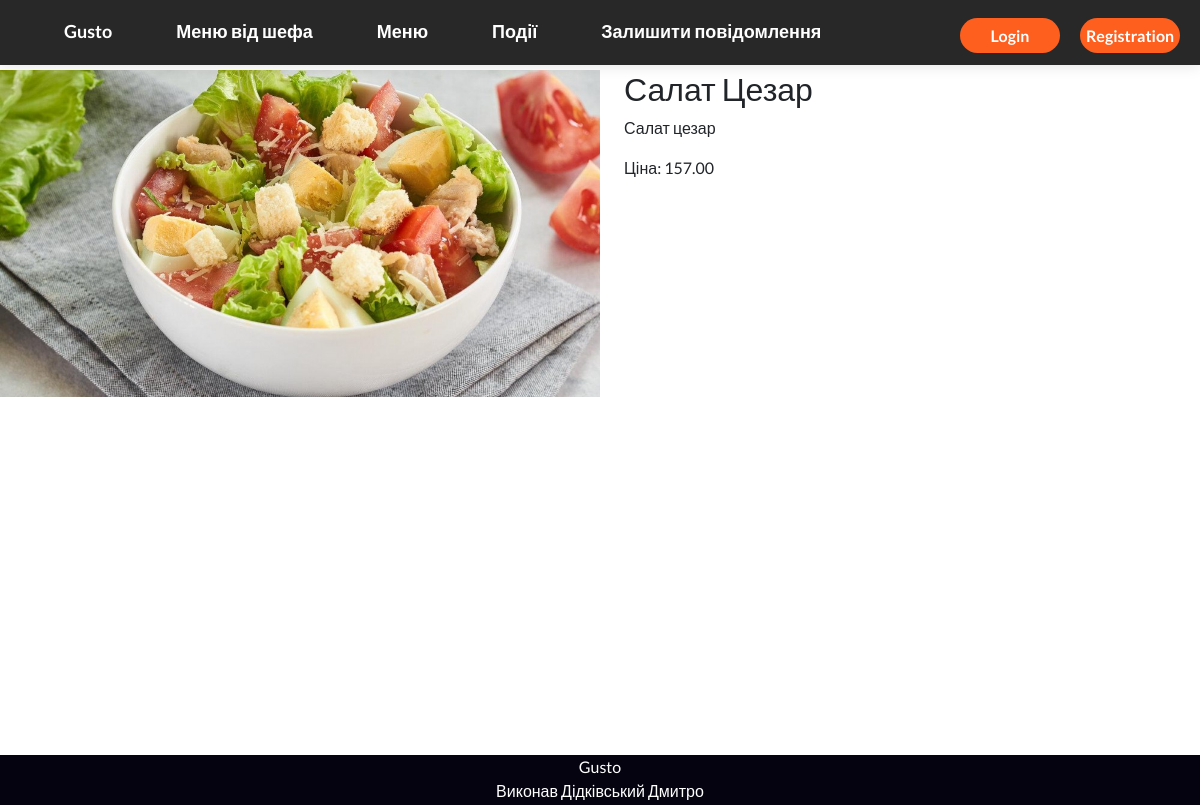
The app's page /menu/2 with its own data.
### main_gusto/models.py (models this page shows, shortened)
class Dishes(models.Model):
    def get_file_name_dishes(self, filename):
        ext = filename.split('.')[-1]
        filename = f'{uuid4()}.{ext}'
        return os.path.join('images/dishes/', filename)
    title = models.CharField(max_length=50)
    price = models.DecimalField(max_digits=7, decimal_places=2)
    is_visible = models.BooleanField(default=True)
    description = models.CharField(max_length=300, null=True)
    photo = models.ImageField(upload_to=get_file_name_dishes)
    category = models.ForeignKey(Category, on_delete=models.CASCADE)

### menu_gusto/views.py (the view)
# urls.py: path('<int:pk>', dish_info),
def dish_info(request, pk):
    dish = Dishes.objects.get(pk=pk)
    return render(request, 'dish.html', context={'dish': dish})

### menu_gusto/templates/dish.html
{% extends 'mainPage.html' %} {% block content %}
<div class="row">
    <div class="col">
        <img
            class="image_dish_page"
            src="{{dish.photo.url}}"
            alt="Photo of dish"
        />
    </div>
    <div class="col justify-content-around">
        <div>
            <h2>{{dish.title}}</h2>
            <p>{{dish.description}}</p>
            <p>Ціна: {{dish.price}}</p>
        </div>
    </div>
</div>
{% endblock %}

### static/css/styles.css (style rules this page uses)
* { padding: 0; margin: 0; box-sizing: border-box; font-family: "Lato", sans-serif; }
.image_dish_page { width: 600px; height: auto; }

### records on screen
Dishes: photo (picture), title "Салат Цезар", description "Салат цезар", price "157.00"
